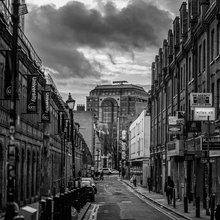
%> input picture street.jpg, 220 x 220 px, shrunk from 512 x 512 before the run
$ octave CompareCompression.m   (GNU Octave 9; MATLAB toolbox functions it lacks are replaced by stand-ins)
%> lines starting %> are read from the running program, lines starting %| are printed output that depends on the picture
### Compress.m
function [Y, drop] = Compress(X, tol)
% It takes as inputs the original image, X, and the drop tolerance
%   parameter, tol, and outputs a compressed image Y. It also returns
%   the drop ratio, drop, which is defined to be:
%   drop ratio =
%       Total number of nonzero Fourier coefficients dropped/
%       Total number of initially nonzero Fourier coefficients

% Counter for drop ratio
nonzeros = 0;
nonzeros_dropped = 0;

% Get the size of image
[row, column] = size(X);

% Initialize the output Y
Y = X;

for i = 0:row/8-1
    for j = 0:column/8-1

        % Fourier transform of each sub-block
        F = fft2(X(i*8+1:i*8+8,j*8+1:j*8+8));

        % Find the local maximum
        F_max = 0;
        for k = 1:8
            for l = 1:8
                if abs(F(k,l)) > F_max
                    F_max = abs(F(k,l));
                end
            end
        end

        % Set those Fourier coecients having modulus less than
        %   or equal to F_max*tol to 0
        for k = 1:8
            for l = 1:8
                if F(k,l) ~= 0
                    nonzeros = nonzeros + 1;
                end
                if abs(F(k,l)) <= F_max*tol
                    if F(k,l) ~= 0
                        nonzeros_dropped = nonzeros_dropped +1;
                    end
                    F(k,l) = 0;
                end
            end
        end

        % Reconstruct the compressed sub-block to Y
        Y(i*8+1:i*8+8,j*8+1:j*8+8) = real(ifft2(F));

    end
end

drop = nonzeros_dropped/nonzeros;

end

### CompareCompression.m
close all;
clear all;

% Load the image
I = imread('street.jpg');
%> I is the input picture: size 220x220 uint8; min 0, max 246, mean 79.6
% Convert into a two dimensional array of doubles
I = im2double(I);
%> I: size 220x220 double

% Compress with different tolerance
[Y1,drop1] = Compress(I,0.0007625);
%> after the loop in Compress, `for i = 0:row/8-1`: nonzeros = 46646; nonzeros_dropped = 1615
%> in Compress, `drop = nonzeros_dropped/nonzeros;`: drop = 0.0346
%> drop1 = 0.0346
[Y2,drop2] = Compress(I,0.003246);
%> drop2 = 0.141
[Y3,drop3] = Compress(I,0.013075);
%> drop3 = 0.38
[Y4,drop4] = Compress(I,0.03924);
%> call 4 of Compress, with tol = 0.0392
%> after the loop in Compress (call 4), `for i = 0:row/8-1`:
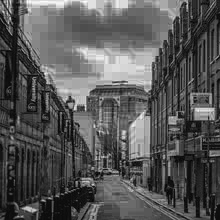
%> Y: size 220x220 double; min -0.0496, max 1.01, mean 0.312; drawn with min black and max white
%> after the loop in Compress (call 4), `for i = 0:row/8-1`: nonzeros_dropped = 32983
%> in Compress (call 4), `drop = nonzeros_dropped/nonzeros;`: drop = 0.707
%> drop4 = 0.707

% Calculate the error for each compression
nms_error1 = sqrt(mean2((Y1-I).^2)/(mean2(I).^2));
%> nms_error1 = 0.00112
nms_error2 = sqrt(mean2((Y2-I).^2)/(mean2(I).^2));
%> nms_error2 = 0.00852
nms_error3 = sqrt(mean2((Y3-I).^2)/(mean2(I).^2));
%> nms_error3 = 0.043
nms_error4 = sqrt(mean2((Y4-I).^2)/(mean2(I).^2));
%> nms_error4 = 0.12

drop = [drop1,drop2,drop3,drop4];
%> drop = [0.0346 0.141 0.38 0.707]
nms_error = [nms_error1,nms_error2,nms_error3,nms_error4];
%> nms_error = [0.00112 0.00852 0.043 0.12]

subplot(2,2,1), imshow(Y1);
title({'Compressed image with tol = 0.0007625';
      ['resulting a drop ratio of ',num2str(drop1,'%0.2f')]});

subplot(2,2,2), imshow(Y2);
title({'Compressed image with tol = 0.003246';
      ['resulting a drop ratio of ',num2str(drop2,'%0.2f')]});

subplot(2,2,3), imshow(Y3);
title({'Compressed image with tol = 0.013075';
      ['resulting a drop ratio of ',num2str(drop3,'%0.2f')]});

subplot(2,2,4), imshow(Y4);
title({'Compressed image with tol = 0.03924';
      ['resulting a drop ratio of ',num2str(drop4,'%0.2f')]});

figure
plot(nms_error,drop);
title('The error vs. drop ratio plot for the DFT compressed images');
xlabel('Normalized Mean Square Error');
ylabel('Drop Ratio');
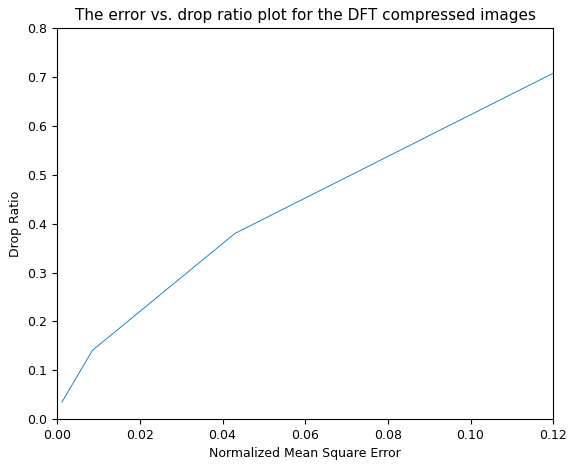
%> figure redrawn from the program's plot data
